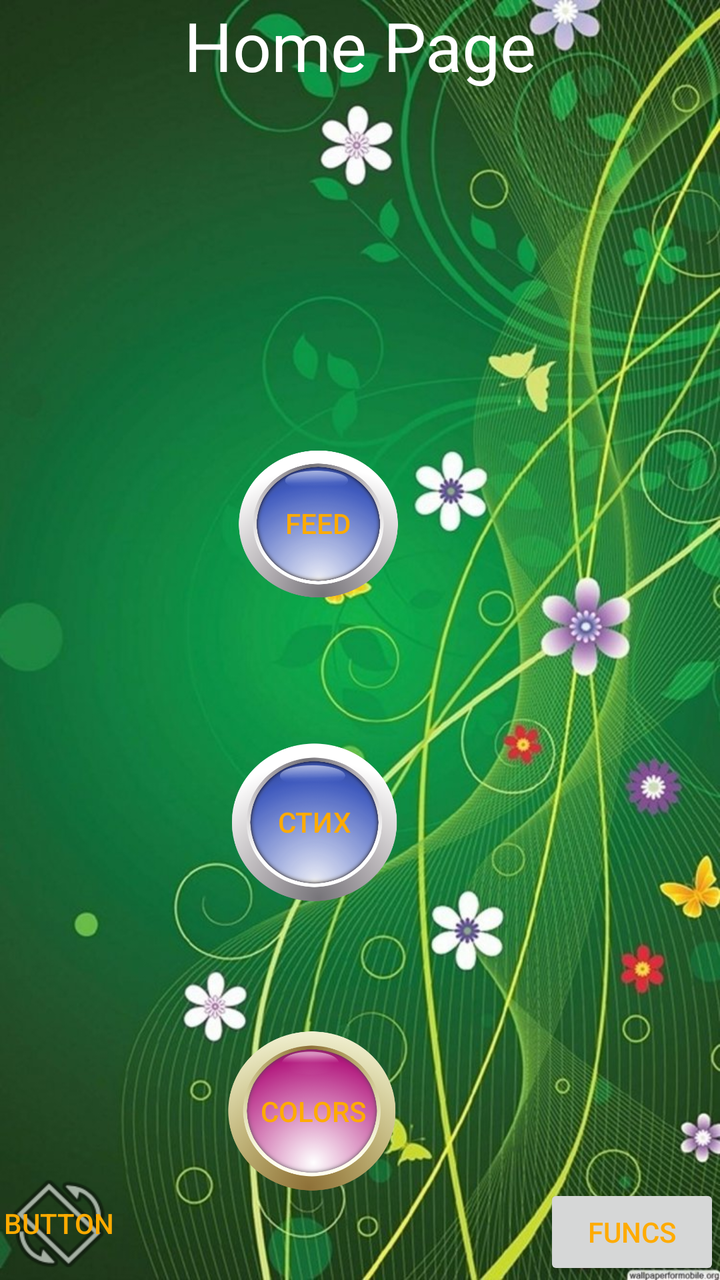
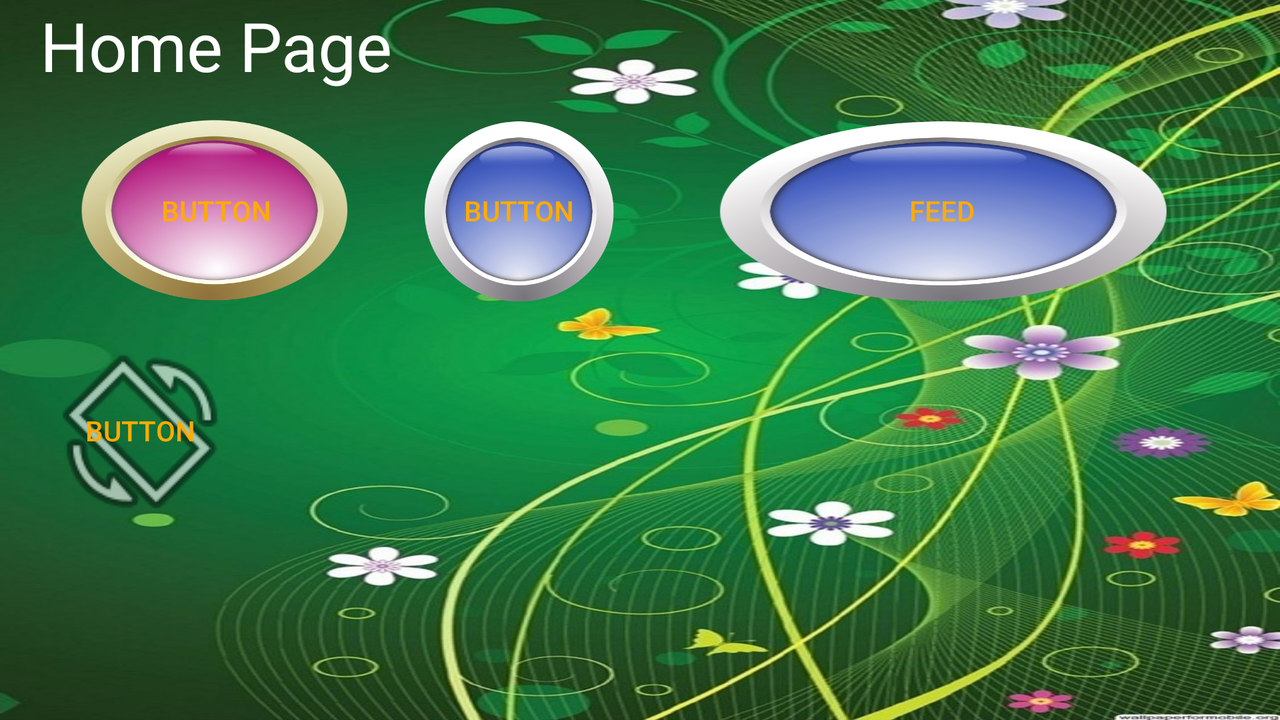

One screen, two layout resources from the same app: the default and the repository's alternative for another configuration. Each is rendered where Android would select it; the XML of both is given below.
<!-- AndroidManifest.xml: application theme AppTheme -->
<!-- res/layout/activity_main.xml -->
<?xml version="1.0" encoding="utf-8"?>
<androidx.constraintlayout.widget.ConstraintLayout xmlns:android="http://schemas.android.com/apk/res/android"
    xmlns:app="http://schemas.android.com/apk/res-auto"
    xmlns:tools="http://schemas.android.com/tools"
    android:layout_width="match_parent"
    android:layout_height="match_parent"
    android:background="@drawable/ic_photo2"
    tools:context=".MainActivity">

    <TextView
        android:id="@+id/textView2"
        android:layout_width="wrap_content"
        android:layout_height="wrap_content"
        android:text="Home Page"
        android:textColor="@color/white"
        android:textSize="34sp"
        app:autoSizeTextType="none"
        app:layout_constraintEnd_toEndOf="parent"
        app:layout_constraintStart_toStartOf="parent"
        app:layout_constraintTop_toTopOf="parent" />

    <Button
        android:id="@+id/button2"
        android:layout_width="111dp"
        android:layout_height="106dp"
        android:layout_marginTop="8dp"
        android:layout_marginEnd="148dp"
        android:background="@drawable/buttom"
        android:text="Colors"
        app:layout_constraintBottom_toBottomOf="parent"
        app:layout_constraintEnd_toEndOf="parent"
        app:layout_constraintTop_toBottomOf="@+id/button" />

    <Button

        android:id="@+id/button4"
        android:layout_width="106dp"
        android:layout_height="98dp"
        android:layout_marginTop="136dp"
        android:layout_marginEnd="148dp"
        android:background="@drawable/buttom2"
        android:text="Feed"
        app:layout_constraintBottom_toTopOf="@+id/button"
        app:layout_constraintEnd_toEndOf="parent"
        app:layout_constraintTop_toBottomOf="@+id/textView2" />

    <Button
        android:id="@+id/button"
        android:layout_width="110dp"
        android:layout_height="105dp"
        android:layout_marginTop="16dp"
        android:layout_marginEnd="148dp"
        android:background="@drawable/buttom2"
        android:text="Стих"
        app:layout_constraintBottom_toTopOf="@+id/button2"
        app:layout_constraintEnd_toEndOf="parent"
        app:layout_constraintTop_toBottomOf="@+id/button4" />

    <TextView
        android:id="@+id/textView4"
        android:layout_width="wrap_content"
        android:layout_height="wrap_content"
        android:textColor="#FFD600"
        android:textSize="24sp"
        android:textStyle="bold|italic"
        app:layout_constraintBottom_toTopOf="@+id/button4"
        app:layout_constraintEnd_toEndOf="parent"
        app:layout_constraintStart_toStartOf="parent"
        app:layout_constraintTop_toBottomOf="@+id/textView2" />

    <Button
        android:id="@+id/button3"
        android:layout_width="59dp"
        android:layout_height="57dp"
        android:background="@android:drawable/ic_menu_always_landscape_portrait"
        android:text="Button"
        app:layout_constraintBottom_toBottomOf="parent"
        app:layout_constraintStart_toStartOf="parent" />

    <androidx.constraintlayout.widget.Guideline
        android:id="@+id/guideline2"
        android:layout_width="wrap_content"
        android:layout_height="wrap_content"
        android:orientation="vertical"
        app:layout_constraintGuide_begin="20dp" />

    <Button
        android:id="@+id/button8"
        android:layout_width="wrap_content"
        android:layout_height="wrap_content"
        android:text="funcs"
        app:layout_constraintBottom_toBottomOf="parent"
        app:layout_constraintEnd_toEndOf="parent" />


</androidx.constraintlayout.widget.ConstraintLayout>
<!-- resources referenced by this layout -->
<resources>
  <!-- drawable buttom: png bitmap (drawable-v24, 134853 bytes) -->
  <!-- drawable buttom2: png bitmap (drawable-v24, 128141 bytes) -->
  <!-- drawable ic_photo2: jpg bitmap (drawable-v24, 165326 bytes) -->
  <style name="AppTheme" parent="Theme.AppCompat.Light.DarkActionBar">
          
  
          <item name="colorPrimary">#FFAB00</item>
          <item name="colorPrimaryDark">#95680E</item>
          <item name="android:textColorPrimary">#FFAB00</item>
  
  
          <item name="android:navigationBarColor">#FFAB00</item>
  
          
         
      </style>
</resources>
<!-- res/layout-land/activity_main.xml (the repository's variant of the layout above) -->
<!-- drawn on the phone turned sideways -->
<?xml version="1.0" encoding="utf-8"?>

<LinearLayout xmlns:android="http://schemas.android.com/apk/res/android"

    android:orientation="vertical"
    android:layout_width="match_parent"
    android:layout_height="match_parent"
    android:background="@drawable/ic_photo2"
    >
    <LinearLayout
        android:orientation="vertical"
        android:layout_height="wrap_content"
        android:layout_width="match_parent"
        android:layout_gravity="center"
        android:paddingLeft="20dp"
        android:paddingRight="20dp">





        <TableLayout
            android:layout_height="wrap_content"
            android:layout_width="wrap_content"
            android:layout_gravity="center"
            android:stretchColumns="2">
        <TableRow>
            <TextView
                android:id="@+id/textView2"
                android:layout_width="wrap_content"
                android:layout_height="wrap_content"
                android:text="Home Page"
                android:textColor="@color/white"
                android:textSize="34sp"/>

            <TextView
                android:id="@+id/textView4"
                android:layout_width="wrap_content"
                android:layout_height="wrap_content"
                android:textColor="#FFD600"
                android:textSize="24sp"
                android:textStyle="bold|italic"/>

        </TableRow>
            <TableRow>
    <Button
        android:id="@+id/button2"
        android:layout_width="126dp"
        android:layout_height="120dp"
        android:background="@drawable/buttom"
        android:text="Button" />

    <Button
        android:id="@+id/button"
        android:layout_width="126dp"
        android:layout_height="120dp"
        android:background="@drawable/buttom2"
        android:text="Button" />

                <Button

                    android:id="@+id/button4"
                    android:layout_width="126dp"
                    android:layout_height="120dp"
                    android:background="@drawable/buttom2"
                    android:text="Feed" />
        </TableRow>


        </TableLayout>
        <Button
            android:id="@+id/button3"
            android:layout_width="100dp"
            android:layout_height="100dp"
            android:background="@android:drawable/ic_menu_always_landscape_portrait"
            android:text="Button" />

    </LinearLayout>
</LinearLayout>
